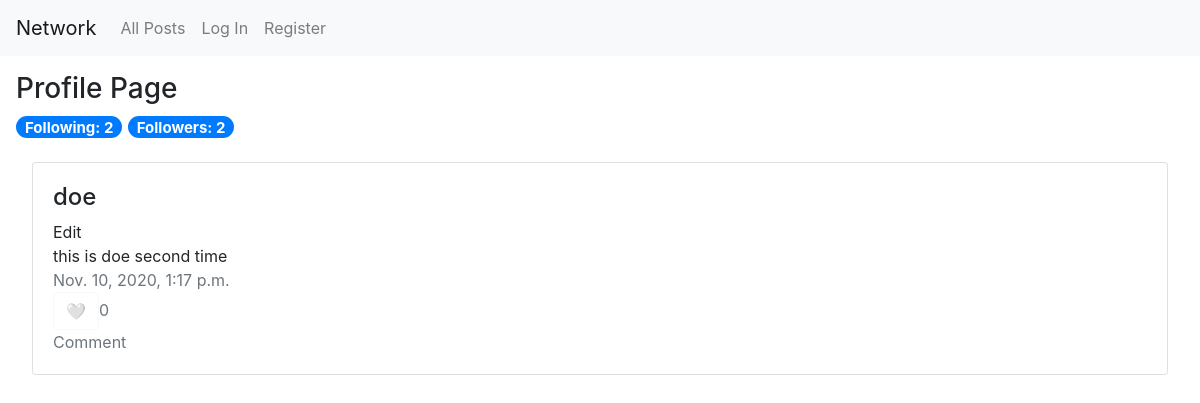
Page /profile/doe on the committed database.
### network/models.py (models this page shows)
class NewPost(models.Model):
    creator = models.CharField(max_length=64)
    text = models.TextField(verbose_name="Description")
    image = models.URLField(blank=True, verbose_name="Image URL", null=True)
    like = models.IntegerField()
    timeStamp = models.DateTimeField(auto_now_add=True,null=True)
    objects = models.Manager()

### network/views.py (the view)
# urls.py: path("profile/<str:name>", views.profile, name="profile"),
def profile(request, name):
    try:
        profile = User.objects.get(username=name)
        message = []
        if request.user.username:
            try:
                flw = Follow.objects.filter(profile=profile, following=request.user)
                f = 'yes'
                if not flw:
                    f = ''
            except:
                f = ''
        else:
            f = ''
        try:
            posts = NewPost.objects.filter(creator=profile)
            flw = Follow.objects.filter(profile=profile)
            followers = len(flw)
            flw = Follow.objects.filter(following=profile)
            following = len(flw)
        except:
            posts = "not found"
        return render(request, "network/profile.html", {
            "posts" : posts,
            "name" : name,
            "follow" : f,
            "following" : following,
            "followers" : followers
        })
    except:
        message.append(f"{name}, not found!")
        return render(request, "network/profile.html", {
            "messages" : message,
            "name" : name
        })

### network/templates/network/profile.html (shortened to what this page needs)
{% extends "network/layout.html" %}
{% block body %}
    <h3>Profile Page</h3>
    <h5><span class="badge badge-pill badge-primary">Following:  {{following}}</span>
    <span class="badge badge-pill badge-primary">Followers:  {{followers}}</span></span></h4>
    {% if posts %}
    <div class="card-column" style="padding: 1em;">
        {% for post in posts %}
            <div class="card">
                <div class="card-body">
                <ul class="list-group list-group-horizontal" style="list-style-type: none;">
                    <li>
                        <a href="{% url 'profile' post.creator %}" style="color:inherit"><h4>{{ post.creator }}</h4></a>
                        Edit<br>
                        {{ post.text }}<br>
                        <a class="text-muted">{{ post.timeStamp }}<br>
                        <button class="btn btn-outline-light" id="like-{{post.id}}">🤍</button>{{ post.like }}<br>
                        Comment</a>
                    </li>
                </ul>
                </div>
            </div>
            <br>
        {% endfor %}
    </div>
    {% endif %}
{% endblock %}

### rows in the picture
NewPost: creator "doe", text "this is doe second time", timeStamp "Nov. 10, 2020, 1:17 p.m.", like "0"

### other values in the picture
{{ following }} "2"
{{ followers }} "2"
